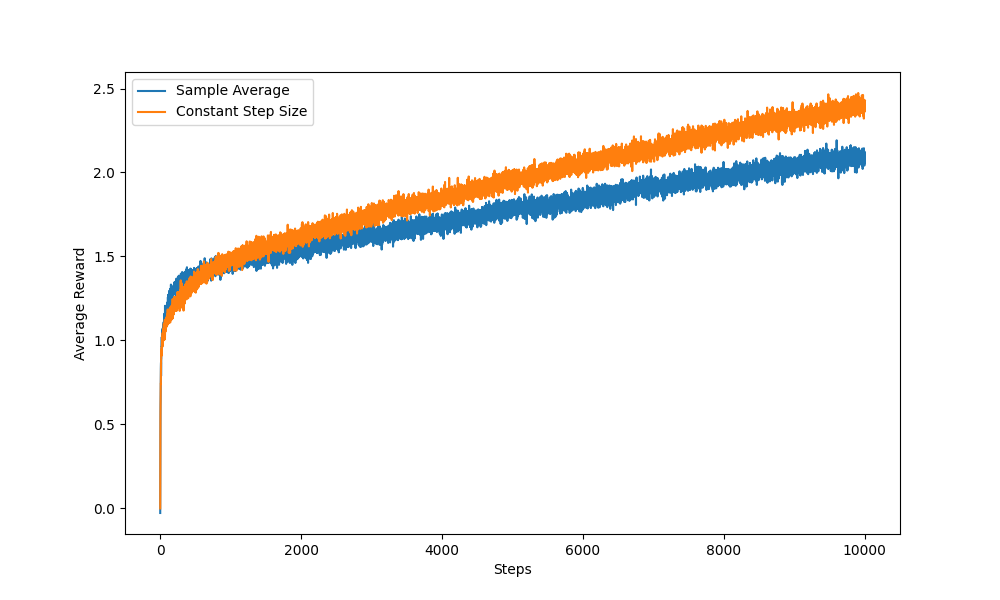

The Python source for this figure:
import numpy as np
import matplotlib.pyplot as plt
"""
这个实验的设计如下：

1.创建一个修改版的10臂赌博机测试平台,其中所有的真实行动价值都相等,并且以独立的随机游走方式变化。
    在每个步骤中,将所有的真实行动价值都增加一个均值为0、标准差为0.01的正态分布随机增量。
2.实现两种行动价值方法:
    a. 样本平均方法: 使用样本平均方法逐步更新行动价值,其中行动价值的估计值是该行动获得的所有奖励的平均值。 
    b. 常数步长方法: 使用常数步长参数(α=0.1)逐步更新行动价值。
3.运行每种方法进行长时间的实验(例如10000步),使用ε-greedy策略(ε=0.1)进行探索。
4.记录每个步骤获得的奖励,对于每种方法分别计算平均奖励。
5.绘制每种方法的平均奖励曲线,并进行比较。

该代码实现了一个简单的实验,其中包含了一个修改版的10臂赌博机测试平台、样本平均方法和常数步长方法。
在该实验中,所有的真实行动价值都相等,并且以独立的随机游走方式变化。
我们运行了2000次实验,每次实验进行10000步。最终,我们绘制了样本平均方法和常数步长方法的平均奖励曲线。

在这个实验中,我们期望看到样本平均方法的表现较差,因为它会给过去的奖励分配相等的权重,难以适应真实行动价值的变化。
相比之下,常数步长方法应该表现更好,因为它更加关注最近的奖励,能够更快地适应真实行动价值的变化。

"""
# Define the modified 10-armed testbed
class Testbed:
    def __init__(self, n_arms, q_star_mean, q_star_std, reward_std):
        self.n_arms = n_arms
        self.q_star_mean = q_star_mean
        self.q_star_std = q_star_std
        self.reward_std = reward_std
        self.q_star = np.zeros(n_arms)
        self.reset()
        
    def reset(self):
        self.q_star = np.random.normal(self.q_star_mean, self.q_star_std, self.n_arms)
        self.action_count = np.zeros(self.n_arms)
        
    def step(self, action):
        reward = np.random.normal(self.q_star[action], self.reward_std)
        self.action_count[action] += 1
        self.q_star += np.random.normal(0, 0.01, self.n_arms)
        return reward

# Define the sample-average method
class SampleAverage:
    def __init__(self, n_arms, epsilon):
        self.n_arms = n_arms
        self.epsilon = epsilon
        self.reset()
        
    def reset(self):
        self.action_count = np.zeros(self.n_arms)
        self.action_value = np.zeros(self.n_arms)
        
    def select_action(self):
        if np.random.random() < self.epsilon:
            return np.random.choice(self.n_arms)
        else:
            return np.argmax(self.action_value)
        
    def update(self, action, reward):
        self.action_count[action] += 1
        self.action_value[action] += (reward - self.action_value[action]) / self.action_count[action]

# Define the constant step-size method
class ConstantStepSize:
    def __init__(self, n_arms, alpha, epsilon):
        self.n_arms = n_arms
        self.alpha = alpha
        self.epsilon = epsilon
        self.reset()
        
    def reset(self):
        self.action_value = np.zeros(self.n_arms)
        
    def select_action(self):
        if np.random.random() < self.epsilon:
            return np.random.choice(self.n_arms)
        else:
            return np.argmax(self.action_value)
        
    def update(self, action, reward):
        self.action_value[action] += self.alpha * (reward - self.action_value[action])

# Run the experiment
n_runs = 2000
n_steps = 10000
n_arms = 10
q_star_mean = 0
q_star_std = 1
reward_std = 1
epsilon = 0.1
alpha = 0.1

testbed = Testbed(n_arms, q_star_mean, q_star_std, reward_std)
sample_average = SampleAverage(n_arms, epsilon)
constant_step_size = ConstantStepSize(n_arms, alpha, epsilon)

sample_average_rewards = np.zeros(n_steps)
constant_step_size_rewards = np.zeros(n_steps)

for i in range(n_runs):
    testbed.reset()
    sample_average.reset()
    constant_step_size.reset()
    for j in range(n_steps):
        print(f'==step: {i} {j}')
        action_sa = sample_average.select_action()
        action_cs = constant_step_size.select_action()
        reward_sa = testbed.step(action_sa)
        reward_cs = testbed.step(action_cs)
        sample_average.update(action_sa, reward_sa)
        constant_step_size.update(action_cs, reward_cs)
        sample_average_rewards[j] += reward_sa
        constant_step_size_rewards[j] += reward_cs

sample_average_rewards /= n_runs
constant_step_size_rewards /= n_runs

# Plot the results
plt.figure(figsize=(10, 6))
plt.plot(sample_average_rewards, label='Sample Average')
plt.plot(constant_step_size_rewards, label='Constant Step Size')
plt.xlabel('Steps')
plt.ylabel('Average Reward')
plt.legend()
plt.show()
